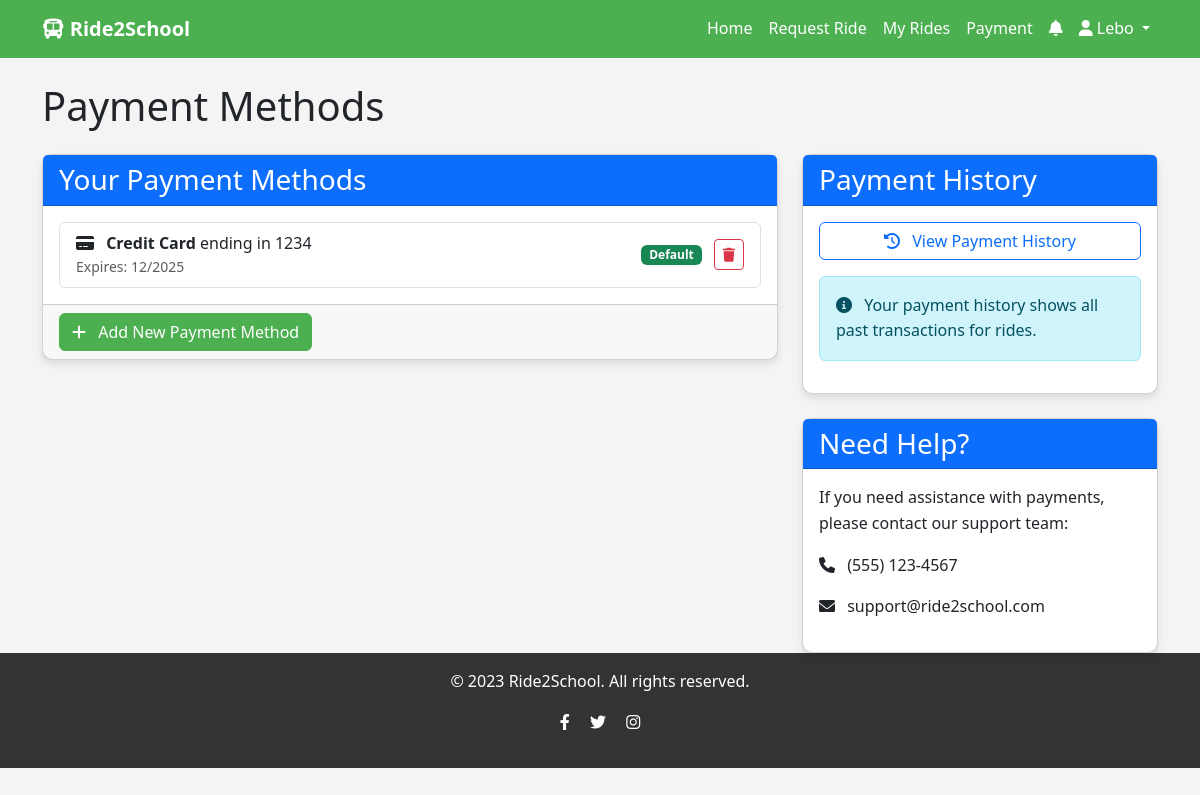
Page /payments/methods/ (signed in) on the committed database.
### accounts/models.py (models this page shows, shortened)
class User(AbstractUser):
    USER_TYPE_CHOICES = (
        ('parent', 'Parent'),
        ('driver', 'Driver'),
        ('admin', 'Admin'),
    )
    user_type = models.CharField(max_length=10, choices=USER_TYPE_CHOICES)
    phone_regex = RegexValidator(
        regex=r'^\+?1?\d{9,15}$',
        message="Phone number must be entered in the format: '+999999999'. Up to 15 digits allowed."
    )
    phone_number = models.CharField(validators=[phone_regex], max_length=17, blank=True)
    profile_picture = models.ImageField(upload_to='profile_pics/', blank=True, null=True)

### payments/models.py (models this page shows, shortened)
class PaymentMethod(models.Model):
    PAYMENT_TYPE_CHOICES = (
        ('credit_card', 'Credit Card'),
        ('debit_card', 'Debit Card'),
        ('paypal', 'PayPal'),
    )
    parent = models.ForeignKey(Parent, on_delete=models.CASCADE, related_name='payment_methods')
    payment_type = models.CharField(max_length=20, choices=PAYMENT_TYPE_CHOICES)
    card_last_four = models.CharField(max_length=4, blank=True)
    card_expiry_month = models.CharField(max_length=2, blank=True)
    card_expiry_year = models.CharField(max_length=4, blank=True)
    card_brand = models.CharField(max_length=20, blank=True)
    paypal_email = models.EmailField(blank=True)
    is_default = models.BooleanField(default=False)
    created_at = models.DateTimeField(auto_now_add=True)

### payments/views.py (the view)
# urls.py: path('methods/', views.payment_methods, name='payment_methods'),
@login_required
def payment_methods(request):
    if request.user.user_type != 'parent':
        messages.error(request, 'Only parents can manage payment methods.')
        return redirect('dashboard')
    parent = Parent.objects.get(user=request.user)
    payment_methods = PaymentMethod.objects.filter(parent=parent)
    return render(request, 'payments/payment_methods.html', {
        'payment_methods': payment_methods,
    })

### ride2school/context_processors.py (called while the page is built)
def google_maps_api_key(request):
    return {'GOOGLE_MAPS_API_KEY': settings.GOOGLE_MAPS_API_KEY}

### payments/templates/payments/payment_methods.html (shortened to what this page needs)
{% extends 'base.html' %}
{% block content %}
<div class="row">
    <div class="col-md-12">
        <h1 class="mb-4">Payment Methods</h1>
    </div>
</div>
<div class="row">
    <div class="col-md-8">
        <div class="card">
            <div class="card-header bg-primary text-white">
                <h3 class="mb-0">Your Payment Methods</h3>
            </div>
            <div class="card-body">
                {% if payment_methods %}
                    <div class="list-group">
                        {% for method in payment_methods %}
                            <div class="list-group-item list-group-item-action d-flex justify-content-between align-items-center">
                                <div>
                                    {% if method.payment_type == 'credit_card' or method.payment_type == 'debit_card' %}
                                        <i class="fas fa-credit-card me-2"></i>
                                        <strong>{{ method.get_payment_type_display }}</strong> ending in {{ method.card_last_four }}
                                        <small class="text-muted d-block">Expires: {{ method.card_expiry_month }}/{{ method.card_expiry_year }}</small>
                                    {% elif method.payment_type == 'paypal' %}
                                        <i class="fab fa-paypal me-2"></i>
                                        <strong>PayPal</strong>: {{ method.paypal_email }}
                                    {% endif %}
                                </div>
                                <div>
                                    {% if method.is_default %}
                                        <span class="badge bg-success me-2">Default</span>
                                    {% else %}
                                        <a href="{% url 'set_default_payment_method' method.id %}" class="btn btn-sm btn-outline-primary me-2">Set as Default</a>
                                    {% endif %}
                                    <a href="{% url 'delete_payment_method' method.id %}" class="btn btn-sm btn-outline-danger">
                                        <i class="fas fa-trash"></i>
                                    </a>
                                </div>
                            </div>
                        {% endfor %}
                    </div>
                {% else %}
                    <div class="text-center py-4">
                        <i class="fas fa-credit-card fa-3x mb-3 text-muted"></i>
                        <p class="mb-3">You haven't added any payment methods yet.</p>
                        <a href="{% url 'add_payment_method' %}" class="btn btn-primary">Add Payment Method</a>
                    </div>
                {% endif %}
            </div>
            {% if payment_methods %}
                <div class="card-footer">
                    <a href="{% url 'add_payment_method' %}" class="btn btn-primary">
                        <i class="fas fa-plus me-2"></i> Add New Payment Method
                    </a>
                </div>
            {% endif %}
        </div>
    </div>
    <div class="col-md-4">
        <div class="card">
            <div class="card-header bg-primary text-white">
                <h3 class="mb-0">Payment History</h3>
            </div>
            <div class="card-body">
                <a href="{% url 'payment_history' %}" class="btn btn-outline-primary w-100">
                    <i class="fas fa-history me-2"></i> View Payment History
                </a>
                <div class="alert alert-info mt-3">
                    <i class="fas fa-info-circle me-2"></i>
                    Your payment history shows all past transactions for rides.
                </div>
            </div>
        </div>
        <div class="card mt-4">
            <div class="card-header bg-primary text-white">
                <h3 class="mb-0">Need Help?</h3>
            </div>
            <div class="card-body">
                <p>If you need assistance with payments, please contact our support team:</p>
                <p><i class="fas fa-phone me-2"></i> (555) 123-4567</p>
                <p><i class="fas fa-envelope me-2"></i> support@ride2school.com</p>
            </div>
        </div>
    </div>
</div>
{% endblock %}

### templates/base.html (shortened to what this page needs)
<!DOCTYPE html>
<html lang="en">
<head>
    <link href="https://cdn.jsdelivr.net/npm/bootstrap@5.3.0-alpha1/dist/css/bootstrap.min.css" rel="stylesheet">
    <link rel="stylesheet" href="https://cdnjs.cloudflare.com/ajax/libs/font-awesome/6.0.0/css/all.min.css">
</head>
<body>
    <nav class="navbar navbar-expand-lg navbar-dark mb-4">
        <div class="container">
            <a class="navbar-brand" href="{% url 'home' %}">
                <i class="fas fa-bus"></i> Ride2School
            </a>
            <div class="collapse navbar-collapse" id="navbarNav">
                <ul class="navbar-nav ms-auto">
                    <li class="nav-item">
                        <a class="nav-link" href="{% url 'home' %}">Home</a>
                    </li>
                    {% if user.is_authenticated %}
                        {% if user.user_type == 'parent' %}
                            <li class="nav-item">
                                <a class="nav-link" href="{% url 'request_ride' %}">Request Ride</a>
                            </li>
                            <li class="nav-item">
                                <a class="nav-link" href="{% url 'my_rides' %}">My Rides</a>
                            </li>
                            <li class="nav-item">
                                <a class="nav-link" href="{% url 'payment_methods' %}">Payment</a>
                            </li>
                        {% endif %}
                        <li class="nav-item position-relative">
                            <a class="nav-link" href="{% url 'notifications' %}">
                                <i class="fas fa-bell"></i>
                            </a>
                        </li>
                        <li class="nav-item dropdown">
                            <a class="nav-link dropdown-toggle" href="#" id="navbarDropdown" role="button" data-bs-toggle="dropdown">
                                <i class="fas fa-user"></i> {{ user.username }}
                            </a>
                        </li>
                    {% endif %}
                </ul>
            </div>
        </div>
    </nav>
    <main class="container">
        {% block content %}{% endblock %}
    </main>
    <footer class="footer mt-auto py-3">
        <div class="container text-center">
            <p>&copy; 2023 Ride2School. All rights reserved.</p>
            <p>
                <a href="#" class="text-white me-3"><i class="fab fa-facebook-f"></i></a>
                <a href="#" class="text-white me-3"><i class="fab fa-twitter"></i></a>
                <a href="#" class="text-white"><i class="fab fa-instagram"></i></a>
            </p>
        </div>
    </footer>
</body>
</html>

### templates/base.html (style rules this page uses)
:root { --primary-color: #4CAF50; --secondary-color: #FFC107; --dark-color: #333; --light-color: #f4f4f4; }
body { font-family: 'Segoe UI', Tahoma, Geneva, Verdana, sans-serif; line-height: 1.6; background-color: var(--light-color); }
.navbar { background-color: var(--primary-color); }
.navbar-brand { font-weight: bold; color: white !important; }
.nav-link { color: white !important; }
.btn-primary { background-color: var(--primary-color); border-color: var(--primary-color); }
.card { border-radius: 10px; box-shadow: 0 4px 8px rgba(0, 0, 0, 0.1); }
.footer { background-color: var(--dark-color); color: white; padding: 20px 0; margin-top: 50px; }

### rows in the picture
User: username "Lebo"
PaymentMethod: payment_type "Credit Card", card_last_four "1234", card_expiry_month "12", card_expiry_year "2025", is_default "Default"
